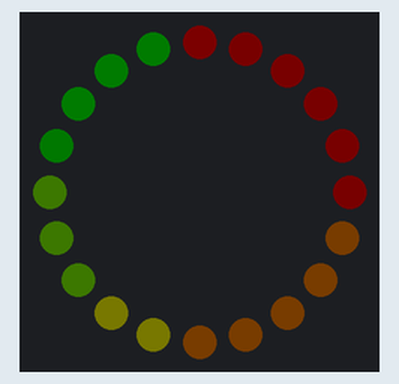
The sketch below on a simulated Arduino Uno, built with avr-gcc and run on an emulated ATmega328P. Parts: 20 RGB LEDs in a ring, first at the top, clockwise. Dim RGB values are drawn brighter than linear.

Above: at 0.25 s.
At 6.15 s:
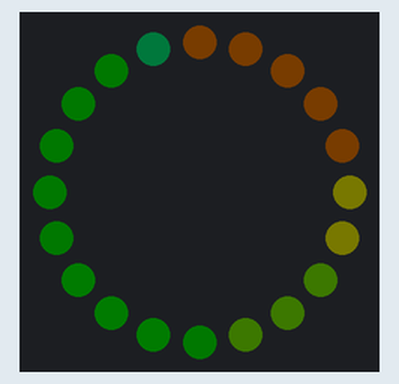
At 9.62 s:
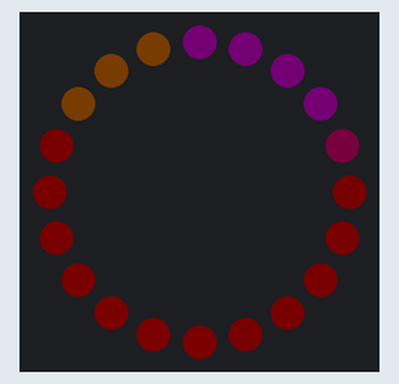
At 19.88 s:
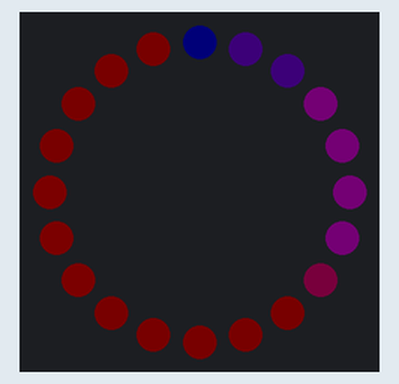
At 28.03 s:
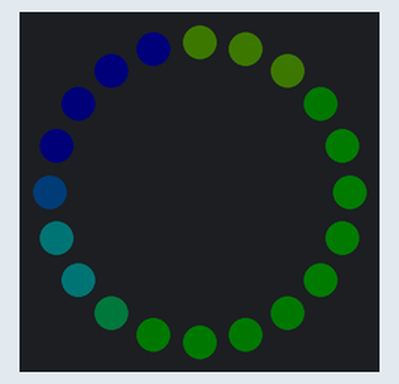
At 39.23 s:
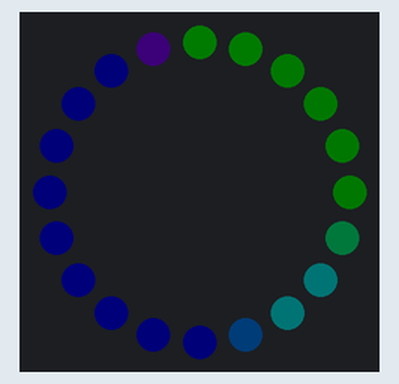

The sketch:

rainbow_moving.ino
```cpp
#include <FastLED.h>

#define NUM_LEDS 20
#define LED_PIN 2

// the LED strip is intuitively represented as an array
// with the FastLED library, and we'll increment hue each
// iteration of loop() to 'move' the rainbow
CRGB leds[NUM_LEDS];
uint8_t hue = 0;

// initial code block that runs once; sets up info for type
// of LED strip we're using + other info to make colors look better
void setup() {
  FastLED.addLeds<WS2812B, LED_PIN, GRB>(leds, NUM_LEDS);
  FastLED.setBrightness(20);
  FastLED.setCorrection(TypicalPixelString);
}

// function that we noted loops infinitely unless coded to stop at event
void loop() {

  // CHSV wraps given HSV value from 255 back to 0
  // if you can imagine the rainbow spectrum wrapping back
  // around at red
  for (int i=0; i < NUM_LEDS; i++){
    leds[i] = CHSV(hue + (i*5), 255, 100);
  }

  // increments hue every 20 miliseconds in another thread
  // while loop() runs in its own thread, accessing whichever
  // version of hue it saw at start of execution
  EVERY_N_MILLISECONDS(20){
    hue++;
  }

  // actually send updated color data to LED strip
  FastLED.show();
}
```
